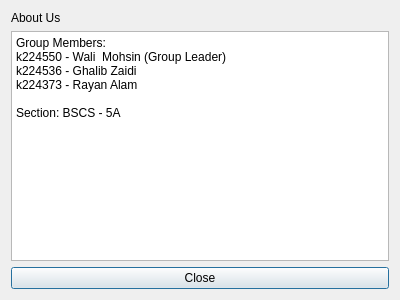
<?xml version="1.0" encoding="UTF-8"?>
<ui version="4.0">
 <class>Dialog3</class>
 <widget class="QDialog" name="Dialog3">
  <property name="geometry">
   <rect>
    <x>0</x>
    <y>0</y>
    <width>400</width>
    <height>300</height>
   </rect>
  </property>
  <property name="windowTitle">
   <string>Dialog</string>
  </property>
  <layout class="QVBoxLayout" name="verticalLayout">
   <item alignment="Qt::AlignmentFlag::Qt::AlignmentFlag::AlignVCenter">
    <widget class="QLabel" name="label">
     <property name="text">
      <string>&lt;html&gt;&lt;head/&gt;&lt;body&gt;&lt;p&gt;About Us&lt;/p&gt;&lt;/body&gt;&lt;/html&gt;</string>
     </property>
    </widget>
   </item>
   <item>
    <widget class="QPlainTextEdit" name="plainTextEdit">
     <property name="readOnly">
      <bool>true</bool>
     </property>
     <property name="plainText">
      <string>Group Members:
k224550 - Wali  Mohsin (Group Leader)
k224536 - Ghalib Zaidi
k224373 - Rayan Alam

Section: BSCS - 5A</string>
     </property>
    </widget>
   </item>
   <item alignment="Qt::AlignmentFlag::Qt::AlignmentFlag::AlignVCenter">
    <widget class="QPushButton" name="pushButton">
     <property name="text">
      <string>Close</string>
     </property>
    </widget>
   </item>
  </layout>
 </widget>
 <resources/>
 <connections/>
</ui>
